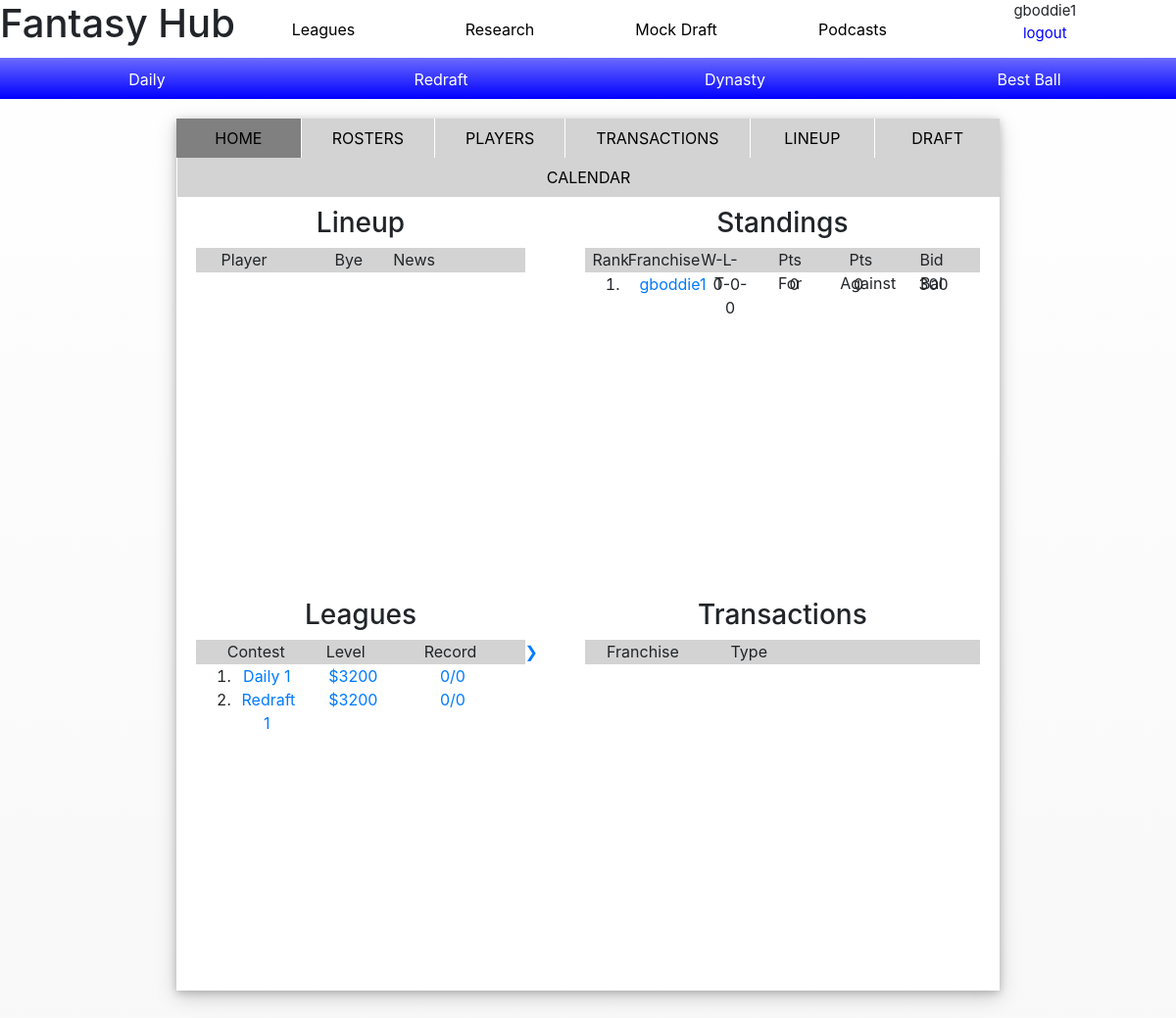
Screenshot of /leaguehome48/ (signed in) with the database file from the repository.
### fantasy/models.py (models this page shows, shortened)
class League_Users(models.Model):
    users = models.ForeignKey(User, on_delete=models.CASCADE)
    league = models.ForeignKey(Leagues, on_delete=models.CASCADE)
    wins = models.IntegerField(default=0)
    loses = models.IntegerField(default=0)
    ties = models.IntegerField(default=0)
    points_for = models.IntegerField(default=0)
    points_against = models.IntegerField(default=0)
    team_name = models.CharField(max_length=40)
    bid = models.IntegerField(default=300, blank=True)
    franchise = models.IntegerField(default=0)
    number = models.IntegerField(default=0)
    draft_position = models.CharField(max_length=2, default=0)

class Leagues(models.Model):
    league_type = models.ForeignKey(League_Type, on_delete=models.CASCADE)
    winner = models.CharField(max_length=40,blank=True, null=True)
    filled = models.IntegerField(default=0)
    current = models.BooleanField(default=True)
    league_user = models.ManyToManyField(User, through='League_Users')
    players = models.ManyToManyField(Players, through='Rosters')

class League_Type(models.Model):
    contest = models.CharField(max_length=20)
    level = models.IntegerField(default=0)
    prize = models.DecimalField(max_digits=8, decimal_places=2)
    total_teams = models.CharField(max_length=20)

### fantasy/views.py (the view)
# urls.py: path('leaguehome<leagueid>/', views.leaguehome, name='leaguehome'),
def leaguehome(request, leagueid):
    if request.method =='GET':
        user = request.user
        league = Leagues.objects.get(id=leagueid)
        league_user = League_Users.objects.get(league=league, users=user)
        roster = Rosters.objects.filter(leagues=league, league_user=league_user).order_by('-starting')
        all_leagues = League_Users.objects.filter(users=user).order_by('league__league_type__contest', '-league__league_type__level', 'number').exclude(league__league_type__contest='Mock')
        context = {
        "roster": roster,
        "standings": League_Users.objects.filter(league=league).order_by('-wins', 'loses').exclude(team_name='Free Agent'),
        "all_leagues": all_leagues,
        "league": league,
        "league_user": league_user
        }
        return render(request, 'fantasy/leaguehome.html', context)

### fantasy/templates/fantasy/leaguehome.html (shortened to what this page needs)
{% extends 'fantasy/base2.html' %}
{% block main %}
<ul class="nav" id="leaguehome-outer">
  <li class="nav-item col leaguehome-border" style="background-color: grey;">
    <a class="nav-link" href="/leaguehome{{ league.id }}">Home</a>
  </li>
  <li class="nav-item col leaguehome-border">
    <a class="nav-link" href="/leaguerosters{{ league.id }}">Rosters</a>
  </li>
  <li class="nav-item col leaguehome-border">
    <a class="nav-link" href="/leagueplayers{{ league.id }}">Players</a>
  </li>
  <li class="nav-item col leaguehome-border">
    <a class="nav-link" href="/leaguetransactions{{ league.id }}">Transactions</a>
  </li>
  <li class="nav-item col leaguehome-border">
    <a class="nav-link" href="/leaguelineup{{ league.id }}">Lineup</a>
  </li>
  <li class="nav-item col leaguehome-border">
    <a class="nav-link" href="/leaguedraft{{ league.id }}">Draft</a>
  </li>
  <li class="nav-item col leaguehome-border">
    <a class="nav-link" href="/leaguecalendar{{ league.id }}">Calendar</a>
  </li>
</ul>
  <div class="main-body">
    <div id="leaguehome-first">
      <div id="lineup">
        <h3>Lineup</h3>
        <div class="main-header">
          <div class="row">
            <div class="col-sm-3" style="margin-left: 5%;">Player</div>
            <div class="col-sm-1"></div>
            <div class="col-sm-2">Bye</div>
            <div class="col-sm-1">News</div>
          </div>
        </div>
      </div>
      <div id="standings">
        <h3>Standings</h3>
        <div class="main-header">
          <div class="row">
            <div class="col-sm-1" style="margin-left: 1.8%;">Rank</div>
            <div class="col-sm-2">Franchise</div>
            <div class="col-sm-2">W-L-T</div>
            <div class="col-sm-2">Pts For</div>
            <div class="col-sm-2">Pts Against</div>
            <div class="col-sm-2">Bid Bal</div>
          </div>
        </div>
        <div id="standing-body">
          <ol>
            {% for team in standings %}
              <li>
                <div class="row">
                  <div class="col-sm-3" style="margin-left: 4%; margin-right: -6%; text-align: left;"><a href="#">{{ team.team_name }}</a></div>
                  <div class="col-sm-2">{{ team.wins }}-{{ team.loses }}-{{ team.ties }}</div>
                  <div class="col-sm-2">{{ team.points_for }}</div>
                  <div class="col-sm-2">{{ team.points_against }}</div>
                  <div class="col-sm-2" style="margin-left: 2.8%;">{{ team.bid }}</div>
                </div>
              </li>
            {% endfor %}
          </ol>
        </div>
      </div>
    </div>
    <div id="leaguehome-second">
      <div id="leaguehome-leagues">
        <h3>Leagues</h3>
        <div class="main-header">
          <div class="row">
            <div class="col-sm-1" id='previous'></div>
            <div class="col-sm-3">Contest</div>
            <div class="col-sm-3">Level</div>
            <div class="col-sm-4">Record</div>
            <div class="col-sm-1" id='next'></div>
          </div>
        </div>
        <div id="leagues-body">
          <ol>
              {% for league_user in all_leagues %}
              <li>
                <a href="/leaguehome{{ league_user.league.id }}">
                  <div class="row">
                    <div class="col-sm-3" style="margin-left: 2%;">{{ league_user.league.league_type.contest}} {{ league_user.number }}</div>
                    <div class="col-sm-3" style="margin-left: 2%;">${{league_user.league.league_type.level}}</div>
                    <div class="col-sm-4" style="margin-left: 2%;">{{league_user.wins}}/{{league_user.loses}}</div>
                    <div class="col-sm-1"></div>
                  </div>
                </a>
              </li>
              {% endfor %}
          </ol>
        </div>
      </div>
      <div id="leaguehome-transactions">
        <h3>Transactions</h3>
        <div class="main-header">
          <div class="row">
            <div class="col-sm-3" style="margin-left: 20px;">Franchise</div>
            <div class="col-sm-3"> Type</div>
          </div>
        </div>
      </div>
    </div>
  </div>
{% endblock %}

### fantasy/templates/fantasy/base2.html (shortened to what this page needs)
{% load static %}
<!DOCTYPE html>
<html lang="en">
<head>
  <link rel="stylesheet" href="https://maxcdn.bootstrapcdn.com/bootstrap/4.1.3/css/bootstrap.min.css">
  <link rel="stylesheet" href="{% static 'fantasy/style.css' %}">
</head>
<body class="container-fluid">
  <div class="header">
    <div class="title-top">
      <h1 class="logo">Fantasy Hub</h1>
      <div class="username">
        <div class="row">
          <div class="col-9">
            <ul>
              {% if user.is_authenticated %}
              <li id="user" data-id={{ user.id }}>{{ user.username }}</li>
              <li><a href="{% url 'logout' %}">logout</a></li>
              {% else %}
              <li>You are not logged in</li>
              <li><a href="{% url 'login' %}">login</a></li>
              {% endif %}
            </ul>
          </div>
        </div>
      </div>
      <ul class="nav nav1">
        <li class="nav-item col">
          <a class="nav-link" href="{% url 'leagues' %}">Leagues</a>
        </li>
        <li class="nav-item col">
          <a class="nav-link" href="{% url 'research' %}">Research</a>
        </li>
        <li class="nav-item col">
          <a class="nav-link" href="{% url 'mock' %}">Mock Draft</a>
        </li>
        <li class="nav-item col">
          <a class="nav-link" href="{% url 'podcasts' %}">Podcasts</a>
        </li>
      </ul>
    </div>
    <ul class="nav nav2">
      <li class="nav-item col daily">
        <a class="nav-link nav-bottom" href="/Daily" data-name="Daily">Daily</a>
      </li>
      <li class="nav-item col redraft">
        <a class="nav-link nav-bottom" href="/Redraft" data-name="Redraft">Redraft</a>
      </li>
      <li class="nav-item col dynasty">
        <a class="nav-link nav-bottom" href="/Dynasty" data-name="Dynasty">Dynasty</a>
      </li>
      <li class="nav-item col best_ball">
        <a class="nav-link nav-bottom" href="/Best_Ball" data-name="Best_Ball">Best Ball</a>
      </li>
    </ul>
  </div>
  <main>
    {% block main %}
    {% endblock %}
  </main>
</body>
</html>

### fantasy/static/fantasy/style.css (style rules this page uses)
.container-fluid { background: linear-gradient(white, #F2F2F2); background-repeat: no-repeat; background-size: 100%, 100%; height: 2000px; margin: 0; padding: 0; }
.header { background: linear-gradient(white, #0000FF); height: auto; }
.title-top { background-color: white; height: auto; }
.logo { float: left; width: 20%; text-align: center; }
.username { float: right; width: 20%; padding: 0; margin: 0; font-size: 15px; }
.nav1 { padding-top: 10px; padding-bottom: 9px; width: 60%; clear: none; }
.nav2 { height: auto; width: 100%; }
ul li { text-align: center; }
.title-top ul li a { color: black; }
.nav2 li a { color: white; }
main { width: 70%; text-align: center; box-shadow: 0 2px 8px 0 rgba(0, 0, 0, 0.2), 0 6px 20px 0 rgba(0, 0, 0, 0.19); margin: auto; margin-top: 20px; background-color: white; }
.main-header { width: 100%; height: 25px; background-color: LightGrey; }
.col-9 ul { list-style-type: none; }
.col-9 ul li a { color: blue; border-bottom: 1px blue; }
ol { marin: auto; float: none; display: block; }
.leaguehome-border { position: relative; text-decoration: none; text-transform: uppercase; }
.leaguehome-border + .leaguehome-border { border-left: 1px solid white; }
#leaguehome-outer { margin-bottom: 10px; background-color: LightGrey; }
#leaguehome-outer li a { color: black; }
#standings { float: right; width: 48%; margin-right: 20px; }
#lineup { float: left; width: 40%; margin-left: 20px; }
#leaguehome-first { height: 400px; }
#leaguehome-second { height: 400px; }
#leaguehome-leagues { float: left; width: 40%; margin-left: 20px; }
#leaguehome-transactions { float: right; width: 48%; margin-right: 20px; }

### rows the page displays
League_Users: team_name "gboddie1", wins "0", loses "0", ties "0", points_for "0", points_against "0", bid "300"
League_Users: league.league_type.contest "Daily", number "1", league.league_type.level "3200", wins "0", loses "0"
League_Users: league.league_type.contest "Redraft", number "1", league.league_type.level "3200", wins "0", loses "0"

### other values shown
{{ user.username }} "gboddie1"
